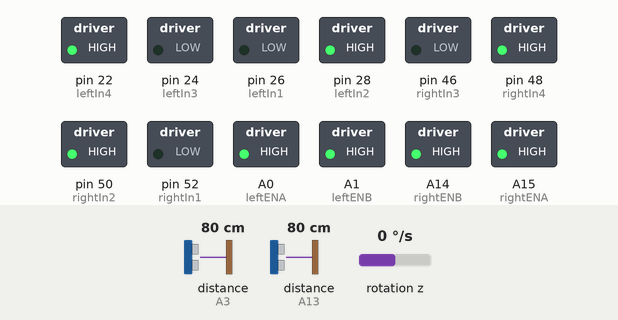
Simulated run of this sketch. Board: Arduino Mega 2560, built with avr-gcc and run on an emulated ATmega2560. Shown: switched loads named in the sketch (green lamp = pin HIGH). Wiring (inferred from the names in the program): 2 × ultrasonic range finder: trigger A2, echo A3 / trigger A12, echo A13; MPU-6050 motion sensor at I2C address 0x68. The inputs (shaded band) are chosen by the test bench; at power-on: distance to the obstacle (sensors on A3, A13) 80 cm, rotation z 0 °/s. The echo pulse lasts 58.3 µs per cm; pins used as bus, display or sensor lines are not drawn; what the sketch prints to the serial monitor is not drawn.

Above: at 1.3 s.
1.4 s: distance to the obstacle (sensor on A3) set to 2 cm
At 2.0 s:
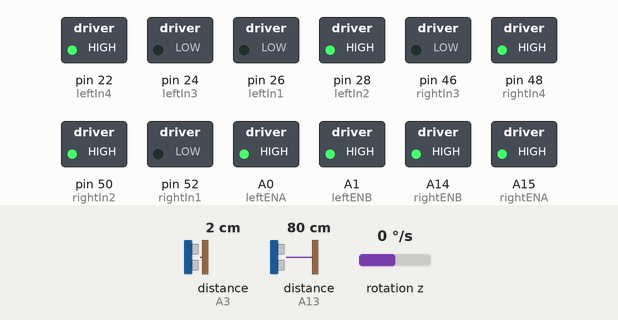
3.0 s: distance to the obstacle (sensor on A13) set to 250 cm
6.0 s: distance to the obstacle (sensor on A3) set to 4 cm
9.0 s: distance to the obstacle (sensor on A13) set to 2 cm
At 10.5 s:
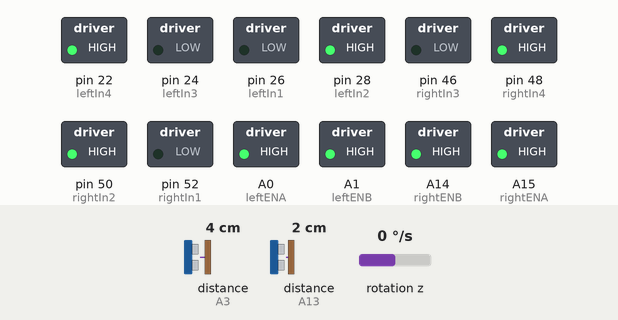
Timing chart, 0 to 12.0 s (numbered marks = the images above; inputs shaded):
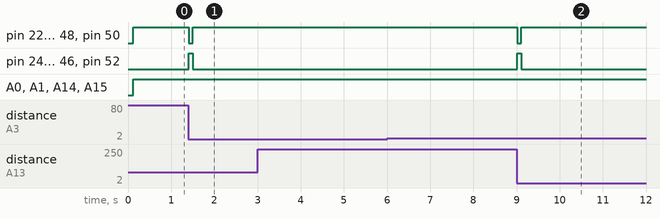

Measured:
- after the input at 1.4 s, pin 22 (leftIn4), pin 28 (leftIn2), pin 48 (rightIn4), pin 50 (rightIn2): HIGH → LOW at once, → HIGH 0.10 s later; pin 24 (leftIn3), pin 26 (leftIn1), pin 46 (rightIn3), pin 52 (rightIn1): LOW → HIGH at once, → LOW 0.10 s later
- after the input at 3.0 s, every drawn part: stays the same
- after the input at 6.0 s, every drawn part: stays the same
- after the input at 9.0 s, pin 22 (leftIn4), pin 28 (leftIn2), pin 48 (rightIn4), pin 50 (rightIn2): HIGH → LOW at once, → HIGH 0.10 s later; pin 24 (leftIn3), pin 26 (leftIn1), pin 46 (rightIn3), pin 52 (rightIn1): LOW → HIGH at once, → LOW 0.10 s later

The sketch:

AutonomsRover_FinalCode.ino
```cpp
// MOSI = 51, MISO = 50, SCK = scl = 52, CS =  = 53
// sda = data // scl goes to scl,
// Get Gyroscope up and running

#include <Wire.h>
const int MPU = 0x68; // MPU6050 I2C address
float yaw = 0;
float GyroZ, gyroAngleZ, GyroErrorZ;
float elapsedTime, currentTime, previousTime;
int c = 0;

int leftSpeed = 255; //255
int rightSpeed = 225; //150
const int roverLength = 12; //check this value
int desired_yaw = 0;

float distanceFL;
float distanceFR;
float distanceL;
float distanceR;
float distanceB;
bool wallOnLeft;
bool wallOnRight;
bool wallInFront;
bool wallBehind;

#define leftIn1 26 // bottom left wheel
#define leftIn2 28 //
#define leftIn3 24
#define leftIn4 22
#define leftENA A0
#define leftENB A1

#define rightIn1 52
#define rightIn2 50
#define rightIn3 46 // bottom right wheel
#define rightIn4 48 //
#define rightENA A15
#define rightENB A14

#define leftTrig A2
#define leftEcho A3
#define rightTrig A12
#define rightEcho A13
#define frontLeftTrig A4
#define frontLeftEcho A5
#define frontRightTrig A10
#define frontRightEcho A11
#define backTrig A7
#define backEcho A6


void setup()
{
  Serial.begin(19200);

  pinMode(leftIn1, OUTPUT); pinMode(leftIn2, OUTPUT);
  pinMode(leftIn3, OUTPUT); pinMode(leftIn4, OUTPUT);
  pinMode(leftENA, OUTPUT); pinMode(leftENB, OUTPUT);

  pinMode(rightIn1, OUTPUT); pinMode(rightIn2, OUTPUT);
  pinMode(rightIn3, OUTPUT); pinMode(rightIn4, OUTPUT);
  pinMode(rightENA, OUTPUT); pinMode(rightENB, OUTPUT);

  pinMode(leftTrig, OUTPUT); pinMode(leftEcho, INPUT);
  pinMode(rightTrig, OUTPUT); pinMode(rightEcho, INPUT);
  pinMode(frontLeftTrig, OUTPUT); pinMode(frontLeftEcho, INPUT);
  pinMode(frontRightTrig, OUTPUT); pinMode(frontRightEcho, INPUT);
  pinMode(backTrig, OUTPUT); pinMode(backEcho, INPUT);

  Wire.begin(); // Initialize comunication
  Wire.beginTransmission(MPU); // Start communication
  Wire.write(0x6B);  // Communicate with register 6B
  Wire.write(0x00); // Reset by placing a 0 into the 6B register
  Wire.endTransmission(true);
  calculate_IMU_error();


}
bool flag = true;
int count = 0;
void loop()
{
  forward();
/*
  forward();
  if (readFLDistance() < 7 || readFRDistance() < 7)
  { stop();

    delay(100);
    if (readLDistance() > readRDistance()) //if able to go around object to the left
    {
      left();
      delay(100);
      double startingDistance = 0;
      for (int k = 0; k < 100; k++)
      {
        startingDistance += readBDistance();
      }
      startingDistance = (startingDistance / 100);
      //double check this


      while ((readBDistance() - startingDistance) < 3 && readFLDistance() > 7) //overshoots 6 inches, so actually goes 14 inches-- the distance of the rover
      {

        forward();
      }
      stop();

      arcRight();
      forward();
      delay(200);
      stop();
      delay(200);
      //need to figure out this number


    }
    else if (readRDistance() > readLDistance())
    {
      right();
      delay(100);
      double startingDistance = 0;
      for (int k = 0; k < 100; k++)
      {
        startingDistance += readBDistance();
      }
      startingDistance = (startingDistance / 100);
      //double check this


      while ((readBDistance() - startingDistance) < 3 && readFLDistance() > 7) //if all the way across, this expression is 11.2/// one length away from wall is 22.7
      {

        forward();
      }
      stop();

      arcLeft();
      //need to figure out this number
      forward();
      delay(200);
      stop();  //go forward to pass the object
      delay(200);
    }
  }
*/
  if( (readRDistance()+readLDistance()) > 50) //now we are in the big area
  {
    float startLeft = readLDistance();
    float startRight = readRDistance();
    while((3+readRDistance()) > startRight && (3+readLDistance()) > startLeft && readFLDistance > 7)
      {
        forward();
      }
      stop();
      backward();
      delay(100);
      stop();


  }


}

float readLDistance()
{
  digitalWrite(leftTrig, LOW);
  delayMicroseconds(2);
  digitalWrite(leftTrig, HIGH);
  delayMicroseconds(10);
  digitalWrite(leftTrig, LOW);
  distanceL = pulseIn(leftEcho, HIGH) * 0.0133 / 2;

  return distanceL;
}
float readRDistance()
{
  digitalWrite(rightTrig, LOW);
  delayMicroseconds(2);
  digitalWrite(rightTrig, HIGH);
  delayMicroseconds(10);
  digitalWrite(rightTrig, LOW);
  distanceR = pulseIn(rightEcho, HIGH) * 0.0133 / 2;

  return distanceR;
}
float readFLDistance()
{


  // Ensure that the trigger pin is not sending out anything
  digitalWrite(frontLeftTrig, LOW);
  delayMicroseconds(2);

  // Activate the trigger pin for 10 microseconds
  digitalWrite(frontLeftTrig, HIGH);
  delayMicroseconds(10);
  digitalWrite(frontLeftTrig, LOW);


  distanceFL = pulseIn(frontLeftEcho, HIGH) * 0.0133 / 2;

  return distanceFL;
}
float readFRDistance()
{

  digitalWrite(frontRightTrig, LOW);
  delayMicroseconds(2);
  digitalWrite(frontRightTrig, HIGH);
  delayMicroseconds(10);
  digitalWrite(frontRightTrig, LOW);

  distanceFR = pulseIn(frontRightEcho, HIGH) * 0.0133 / 2;

  // Return this distance value
  return distanceFR;

}
float readBDistance()
{
  digitalWrite(backTrig, LOW);
  delayMicroseconds(2);
  digitalWrite(backTrig, HIGH);
  delayMicroseconds(10);
  digitalWrite(backTrig, LOW);

  distanceB = pulseIn(backEcho, HIGH) * 0.0133 / 2;

  // Return this distance value
  return distanceB;
}

void forward()
{

  Serial.println("Moving Forward");
  analogWrite(leftENA, leftSpeed);
  digitalWrite(leftIn1, LOW);
  digitalWrite(leftIn2, HIGH);
  analogWrite(leftENB, leftSpeed);
  digitalWrite(leftIn3, LOW);
  digitalWrite(leftIn4, HIGH);


  analogWrite(rightENA, rightSpeed);
  digitalWrite(rightIn1, LOW);
  digitalWrite(rightIn2, HIGH);
  analogWrite(rightENB, rightSpeed);
  digitalWrite(rightIn3, LOW);
  digitalWrite(rightIn4, HIGH);
}

void backward()
{
  Serial.println("Moving Backward");

  analogWrite(leftENA, leftSpeed);
  digitalWrite(leftIn1, HIGH);
  digitalWrite(leftIn2, LOW);
  analogWrite(leftENB, leftSpeed);
  digitalWrite(leftIn3, HIGH);
  digitalWrite(leftIn4, LOW);

  analogWrite(rightENA, rightSpeed);
  digitalWrite(rightIn1, HIGH);
  digitalWrite(rightIn2, LOW);
  analogWrite(rightENB, rightSpeed);
  digitalWrite(rightIn3, HIGH);
  digitalWrite(rightIn4, LOW);
}

void arcRight() // You will need to fill in this function
{
  double startingAngle = read_yaw();
  analogWrite(leftENA, leftSpeed); //going forwards
  digitalWrite(leftIn1, LOW); //backleft wheel doesnt spin
  digitalWrite(leftIn2, HIGH);
  analogWrite(leftENB, leftSpeed);
  digitalWrite(leftIn3, LOW);
  digitalWrite(leftIn4, HIGH);

  analogWrite(rightENA, rightSpeed); //going backwards
  digitalWrite(rightIn1, LOW); //front right wheel doesnt spin, will turn slower?
  digitalWrite(rightIn2, LOW);
  analogWrite(rightENB, rightSpeed);
  digitalWrite(rightIn3, HIGH);
  digitalWrite(rightIn4, LOW);
  while ((abs(startingAngle - read_yaw())) < 77)
  {

  }
  stop();

}
void right() // You will need to fill in this function
{
  double startingAngle = read_yaw();
  analogWrite(leftENA, leftSpeed); //going forwards
  digitalWrite(leftIn1, LOW); //backleft wheel doesnt spin
  digitalWrite(leftIn2, HIGH);
  analogWrite(leftENB, leftSpeed);
  digitalWrite(leftIn3, LOW);
  digitalWrite(leftIn4, HIGH);

  analogWrite(rightENA, rightSpeed); //going backwards
  digitalWrite(rightIn1, HIGH); //front right wheel doesnt spin, will turn slower?
  digitalWrite(rightIn2, LOW);
  analogWrite(rightENB, rightSpeed);
  digitalWrite(rightIn3, HIGH);
  digitalWrite(rightIn4, LOW);
  while ((abs(startingAngle - read_yaw())) < 79)
  {

  }
  stop();

}

void left() // You will need to fill in this function
{
  double startingAngle = read_yaw();
  analogWrite(leftENA, leftSpeed);
  analogWrite(leftENB, leftSpeed);
  analogWrite(rightENA, rightSpeed);
  analogWrite(rightENB, rightSpeed);
  digitalWrite(leftIn1, HIGH);
  digitalWrite(leftIn2, LOW);
  digitalWrite(leftIn3, HIGH);
  digitalWrite(leftIn4, LOW);


  digitalWrite(rightIn1, LOW);
  digitalWrite(rightIn2, HIGH);
  digitalWrite(rightIn3, LOW);
  digitalWrite(rightIn4, HIGH);
  while ((abs(startingAngle - read_yaw())) < 84.5)
  {

  }
  stop();

}

void correct() // You will need to fill in this function
{
  double startingAngle = read_yaw();
  analogWrite(leftENA, leftSpeed);
  analogWrite(leftENB, leftSpeed);
  analogWrite(rightENA, rightSpeed);
  analogWrite(rightENB, rightSpeed);
  digitalWrite(leftIn1, HIGH);
  digitalWrite(leftIn2, LOW);
  digitalWrite(leftIn3, HIGH);
  digitalWrite(leftIn4, LOW);


  digitalWrite(rightIn1, LOW);
  digitalWrite(rightIn2, HIGH);
  digitalWrite(rightIn3, LOW);
  digitalWrite(rightIn4, HIGH);
  while ((abs(startingAngle - read_yaw())) < 6)
  {

  }
  stop();

}
void arcLeft() // You will need to fill in this function
{
  double startingAngle = read_yaw();
  analogWrite(leftENA, leftSpeed);
  analogWrite(leftENB, leftSpeed);
  analogWrite(rightENA, rightSpeed);
  analogWrite(rightENB, rightSpeed);
  digitalWrite(leftIn1, HIGH);
  digitalWrite(leftIn2, LOW);
  digitalWrite(leftIn3, LOW); //front left doesnt spin
  digitalWrite(leftIn4, LOW);


  digitalWrite(rightIn1, LOW);
  digitalWrite(rightIn2, HIGH);
  digitalWrite(rightIn3, LOW);
  digitalWrite(rightIn4, HIGH);
  while ((abs(startingAngle - read_yaw())) < 106)
  {

  }
  stop();

}

void stop()
{
  // Print a message to the serial monitor saying that the rover has stopped
  Serial.println("Stopped");
  // Switch leftENA and rightENB to low so that all motors stop turning
  analogWrite(leftENA, LOW);
  analogWrite(leftENB, LOW);

  analogWrite(rightENA, LOW);
  analogWrite(rightENB, LOW);
}

float read_yaw() {
  previousTime = currentTime; // Use the time when read_yaw was last called as the previous time
  currentTime = millis(); // Update the value of the current time
  elapsedTime = (currentTime - previousTime) / 1000; // Find the elapsed time and divide by 1000 to get seconds

  Wire.beginTransmission(MPU); // Start Communication
  Wire.write(0x47); // Start with the first of the two registers that hold the GYRO_ZOUT data (There are GYRO_ZOUT_H and GYRO_ZOUT_L)
  Wire.endTransmission(false); // End the communication
  Wire.requestFrom(MPU, 2, true); // Read the values of the two bytes that contain the data we need
  GyroZ = (Wire.read() << 8 | Wire.read()) / 131.0; // Combine the two bytes by left shifting the first 8 bits and adding on the second set of 8 bits
  // Correct the outputs with the calculated error values
  GyroZ = GyroZ - GyroErrorZ; // GyroErrorZ ~ (-0.8)

  // Find the angle in degrees by multiplying the angular velocity, which is in deg/s, by time to get the change in angle and then add that to the initial angular position
  yaw =  yaw + GyroZ * elapsedTime;

  // Print the values on the serial monitor
  return yaw;
}


float calculate_IMU_error() {
  // Read gyro values 200 times
  while (c < 200) {
    Wire.beginTransmission(MPU); // Start communication
    Wire.write(0x47); // Start with the first of the two registers that hold the GYRO_ZOUT data (There are GYRO_ZOUT_H and GYRO_ZOUT_L)
    Wire.endTransmission(false); // End the communication
    Wire.requestFrom(MPU, 2, true); // Read the values of the two bytes that contain the data we need
    GyroZ = Wire.read() << 8 | Wire.read(); // Combine the two bytes by left shifting the first 8 bits and adding on the second set of 8 bits
    GyroErrorZ = GyroErrorZ + (GyroZ / 131.0); // Sum the average of the readings so that they can be averaged
    c++;
  }
  GyroErrorZ = GyroErrorZ / 200;  // Average the gyro readings so that we know what the 0 point is
  return GyroErrorZ;
}
```
